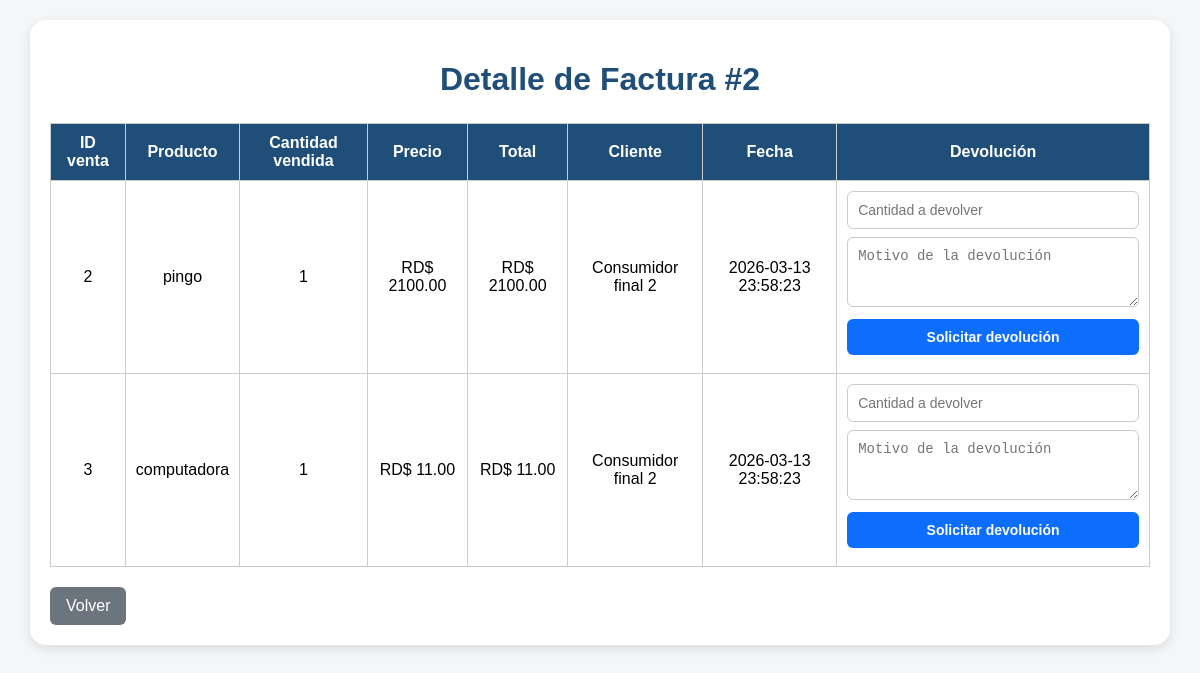
Screenshot of /detalle_factura/2 (signed in) with the database file from the repository.
### tables this page shows
CREATE TABLE ventas (
    id INTEGER PRIMARY KEY AUTOINCREMENT,
    producto_id INTEGER,
    nombre_producto TEXT,
    cantidad INTEGER,
    precio REAL,
    total REAL
, cliente_id INTEGER, cliente_nombre TEXT, fecha TEXT, factura_id INTEGER);

### app.py (the view)
@app.route("/detalle_factura/<int:factura_id>")
def detalle_factura(factura_id):
    if "usuario" not in session:
        return redirect(url_for("login"))
    conexion = sqlite3.connect("pos.db")
    cursor = conexion.cursor()
    cursor.execute("""
        SELECT
            v.id,
            v.producto_id,
            v.nombre_producto,
            v.cantidad,
            v.precio,
            v.total,
            v.cliente_nombre,
            v.fecha,
            COALESCE((
                SELECT d.estado
                FROM devoluciones d
                WHERE d.venta_id = v.id
                ORDER BY d.id DESC
                LIMIT 1
            ), '') AS estado_devolucion,
            COALESCE((
                SELECT d.cantidad
                FROM devoluciones d
                WHERE d.venta_id = v.id
                ORDER BY d.id DESC
                LIMIT 1
            ), 0) AS cantidad_devolucion
        FROM ventas v
        WHERE v.factura_id = ?
        ORDER BY v.id ASC
    """, (factura_id,))
    detalles_raw = cursor.fetchall()
    detalles = []
    for item in detalles_raw:
        detalles.append((
            item[0],
            item[1],
            item[2],
            int(item[3] or 0),
            float(item[4] or 0),
            float(item[5] or 0),
            item[6],
            item[7],
            item[8],
            int(item[9] or 0)
        ))
    conexion.close()
    if not detalles:
        return "Factura no encontrada"
    return render_template(
        "detalle_factura.html",
        factura_id=factura_id,
        detalles=detalles
    )

### templates/detalle_factura.html (shortened to what this page needs)
<!DOCTYPE html>
<html lang="es">
<head>
</head>
<body>
<div class="contenedor">
    <h1>Detalle de Factura #{{ factura_id }}</h1>
    <table>
        <tr>
            <th>ID venta</th>
            <th>Producto</th>
            <th>Cantidad vendida</th>
            <th>Precio</th>
            <th>Total</th>
            <th>Cliente</th>
            <th>Fecha</th>
            <th>Devolución</th>
        </tr>
        {% for item in detalles %}
        <tr>
            <td>{{ item[0] }}</td>
            <td>{{ item[2] }}</td>
            <td>{{ item[3] }}</td>
            <td>RD$ {{ "%.2f"|format(item[4]|float) }}</td>
            <td>RD$ {{ "%.2f"|format(item[5]|float) }}</td>
            <td>{{ item[6] }}</td>
            <td>{{ item[7] }}</td>
            <td>
                {% if item[8] == 'pendiente' %}
                    <div class="estado pendiente">
                        Devolución pendiente<br>
                        Cantidad: {{ item[9] }}
                    </div>
                {% elif item[8] == 'confirmada' %}
                    <div class="estado confirmada">
                        Devolución confirmada<br>
                        Cantidad: {{ item[9] }}
                    </div>
                {% else %}
                    <form method="POST" action="{{ url_for('solicitar_devolucion') }}">
                        <input type="number" name="cantidad" min="1" max="{{ item[3] }}" placeholder="Cantidad a devolver" required>
                        <textarea name="motivo" placeholder="Motivo de la devolución" required></textarea>
                        <button type="submit" class="btn">Solicitar devolución</button>
                    </form>
                {% endif %}
            </td>
        </tr>
        {% endfor %}
    </table>
    <a class="volver" href="{{ url_for('ventas') }}">Volver</a>
</div>
</body>
</html>

### templates/detalle_factura.html (style rules this page uses)
body { font-family: Arial, sans-serif; background:#f4f6f8; margin:0; padding:20px; }
.contenedor { width:1100px; margin:auto; background:white; padding:20px; border-radius:16px; box-shadow:0 4px 12px rgba(0,0,0,0.1); }
h1 { text-align:center; color:#1f4e79; margin-bottom:25px; }
table { width:100%; border-collapse:collapse; }
th, td { border:1px solid #ccc; padding:10px; text-align:center; vertical-align:middle; }
th { background:#1f4e79; color:white; }
input, textarea, button { width:100%; box-sizing:border-box; padding:10px; margin-bottom:8px; border:1px solid #ccc; border-radius:6px; font-size:14px; }
textarea { resize:vertical; min-height:70px; }
.btn { background:#0d6efd; color:white; border:none; cursor:pointer; font-weight:bold; }
.volver { display:inline-block; margin-top:20px; background:#6c757d; color:white; padding:10px 16px; border-radius:6px; text-decoration:none; }

### rows the page displays
ventas: id "2", nombre_producto "pingo", cantidad "1", precio "2100.00", total "2100.00", cliente_nombre "Consumidor final 2", fecha "2026-03-13 23:58:23"
ventas: id "3", nombre_producto "computadora", cantidad "1", precio "11.00", total "11.00", cliente_nombre "Consumidor final 2", fecha "2026-03-13 23:58:23"

### other values shown
{{ factura_id }} "2"
